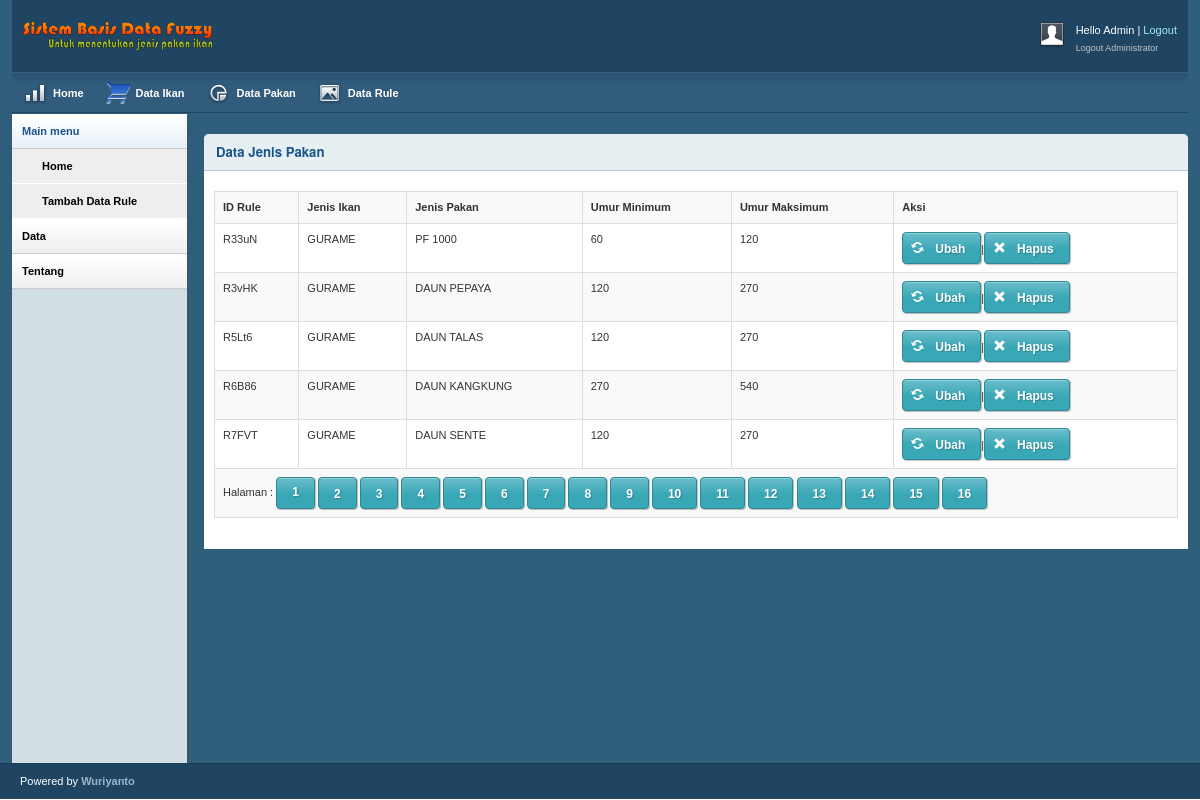
The app's page /page/data_rule.php (signed in) with its own data.
### tables this page shows
CREATE TABLE IF NOT EXISTS `rule_ikan_pakan` (
  `id` varchar(10) NOT NULL,
  `kode_jenis_ikan` varchar(10) NOT NULL,
  `kode_jenis_pakan` varchar(10) NOT NULL,
  `umur_min` double NOT NULL,
  `umur_max` double NOT NULL,
  PRIMARY KEY (`id`)
);

CREATE TABLE IF NOT EXISTS `jenis_ikan` (
  `kode` varchar(10) NOT NULL,
  `nama_jenis` varchar(50) NOT NULL,
  `keterangan` text NOT NULL,
  PRIMARY KEY (`kode`)
);

CREATE TABLE IF NOT EXISTS `jenis_pakan` (
  `kode_pakan` varchar(10) NOT NULL,
  `kode_tipe` varchar(10) NOT NULL,
  `nama_pakan` varchar(50) NOT NULL,
  `harga` double NOT NULL,
  PRIMARY KEY (`kode_pakan`)
);

### page/db/koneksi_db.php (called while the page is built, shortened)
<?php
final class DbKoneksi {
    public static function connect_db() {
        $host = 'localhost';
        $username = 'root';
        $password = '';
        $database_name = 'fuzzy_ikan_web';
        $con = new mysqli($host, $username, $password, $database_name);
        return $con;
    }
}

### page/model/rule_ikan_pakan_model.php (called while the page is built, shortened)
<?php
include_once "./db/koneksi_db.php";
class Rule_ikan_pakan {
    private $id;
    private $kode_jenis_ikan;
    private $kode_jenis_pakan;
    private $umur_min;
    private $umur_max;
    public function getId() {
        return $this->id;
    }
    public function getKode_jenis_ikan() {
        return $this->kode_jenis_ikan;
    }
    public function getKode_jenis_pakan() {
        return $this->kode_jenis_pakan;
    }
    public function getUmur_min() {
        return $this->umur_min;
    }
    public function getUmur_max() {
        return $this->umur_max;
    }
    public function setId($id) {
        $this->id = $id;
    }
    public function setKode_jenis_ikan($kode_jenis_ikan) {
        $this->kode_jenis_ikan = $kode_jenis_ikan;
    }
    public function setKode_jenis_pakan($kode_jenis_pakan) {
        $this->kode_jenis_pakan = $kode_jenis_pakan;
    }
    public function setUmur_min($umur_min) {
        $this->umur_min = $umur_min;
    }
    public function setUmur_max($umur_max) {
        $this->umur_max = $umur_max;
    }
}
class Rule_ikan_pakan_dao_impl implements Rule_ikan_pakan_dao {
    private $con;
    public function __construct() {
        $this->con = DbKoneksi::connect_db();
    }
    public function jumlah_data() {
        $jml = 0;
        $query = "SELECT COUNT(*) AS JUMLAH FROM rule_ikan_pakan";
        $sql = $this->con->query($query);
        while ($res = $sql->fetch_assoc()) {
            $jml = $res['JUMLAH'];
        }
        return $jml;
    }
    public function find_all_limit($start, $batch) {
        $hasil = array();
        $query = "SELECT id, nama_jenis, nama_pakan, umur_min, umur_max FROM rule_ikan_pakan, jenis_ikan, jenis_pakan WHERE rule_ikan_pakan.kode_jenis_ikan = jenis_ikan.kode AND rule_ikan_pakan.kode_jenis_pakan = jenis_pakan.kode_pakan LIMIT ?, ?";
        $prep = $this->con->prepare($query);
        $prep->bind_param("ii", $start, $batch);
        $prep->execute();
        $prep->bind_result($id_res, $kode_jenis_ikan_res, $kode_jenis_pakan_res, $umur_min_res, $umur_max_res);
        while ($prep->fetch()) {
            $r = new Rule_ikan_pakan();
            $r->setId($id_res);
            $r->setKode_jenis_ikan($kode_jenis_ikan_res);
            $r->setKode_jenis_pakan($kode_jenis_pakan_res);
            $r->setUmur_min($umur_min_res);
            $r->setUmur_max($umur_max_res);
            $hasil[] = $r;
        }
        return $hasil;
    }
}

### page/data_rule.php (the view, shortened to what this page needs)
<!DOCTYPE html PUBLIC "-//W3C//DTD XHTML 1.0 Strict//EN" "http://www.w3.org/TR/xhtml1/DTD/xhtml1-strict.dtd">
<html xmlns="http://www.w3.org/1999/xhtml">
    <head>
        <link rel="stylesheet" href="../styles/bootstrap/bootstrap.css" type="text/css"/>
        <link rel="stylesheet" type="text/css" href="../styles/reset.css" media="screen" />
        <link rel="stylesheet" type="text/css" href="../styles/text.css" media="screen" />
        <link rel="stylesheet" type="text/css" href="../styles/grid.css" media="screen" />
        <link rel="stylesheet" type="text/css" href="../styles/layout.css" media="screen" />
        <link rel="stylesheet" type="text/css" href="../styles/nav.css" media="screen" />
        <link rel="stylesheet" type="text/css" href="../styles/jquery.jqplot.min.css" />
    </head>
    <body>
        <div class="container_12">
            <div class="grid_12 header-repeat">
                <div id="branding">
                    <div class="floatleft">
                        <img src="../images/logo.png" alt="Logo" /></div>
                    <div class="floatright">
                        <div class="floatleft">
                            <img src="../images//img-profile.jpg" alt="Profile Pic" /></div>
                        <div class="floatleft marginleft10">
                            <ul class="inline-ul floatleft">
                                <li>Hello Admin</li>
                                <li><a href="logout_admin.php" onclick="return confirm('Anda yakin ?')">Logout</a></li>
                            </ul>
                            <br />
                            <span class="small grey">Logout Administrator</span>
                        </div>
                    </div>
                </div>
            </div>
            <div class="grid_12">
                <ul class="nav main">
                    <li class="ic-dashboard"><a href="home_admin.php"><span>Home</span></a> </li>
                    <li class="ic-data-ikan"><a href="data_ikan.php"><span>Data Ikan</span></a></li>
                    <li class="ic-charts"><a href="data_pakan.php"><span>Data Pakan</span></a></li>
                    <li class="ic-gallery"><a href="data_rule.php"><span>Data Rule</span></a></li>
                </ul>
            </div>
            <div class="grid_2">
                <div class="box sidemenu">
                    <div class="block" id="section-menu">
                        <ul class="section menu">
                            <li><a class="menuitem">Main menu</a>
                                <ul class="submenu">
                                    <li><a href="home_admin.php">Home</a> </li>
                                    <li><a href="tambah_data_rule.php">Tambah Data Rule</a></li>
                                </ul>
                            </li>
                            <li><a class="menuitem">Data</a>
                            </li>
                            <li><a class="menuitem">Tentang</a>
                            </li>
                        </ul>
                    </div>
                </div>
            </div>
            <div class="grid_10">
                <div class="box round first">
                    <h2>Data Jenis Pakan</h2>
                    <div class="block">
                        <table class="table table-bordered table-hover table-striped">
                            <tr>
                                <th>ID Rule</th>
                                <th>Jenis Ikan</th>
                                <th>Jenis Pakan</th>
                                <th>Umur Minimum</th>
                                <th>Umur Maksimum</th>
                                <th>Aksi</th>
                            </tr>
                            <?php
                            include_once "../page/model/jenis_pakan_model.php";
                            include_once "../page/model/rule_ikan_pakan_model.php";
                            $rd = new Rule_ikan_pakan_dao_impl();
                            $jumlah_data = $rd->jumlah_data();
                            $page = filter_input(INPUT_GET, 'page');
                            $batch = 5;
                            $pages = ceil($jumlah_data / $batch);
                            if (!$page)
                                $page = 1;
                            $start = ($page - 1) * $batch;
                            $list_rule = $rd->find_all_limit($start, $batch);
                            for ($i = 0; $i < count($list_rule); $i++) {
                                $r = $list_rule[$i];
                                $id_rule = $r->getId();
                                $kode_ikan = $r->getKode_jenis_ikan();
                                $kode_pakan = $r->getKode_jenis_pakan();
                                $umur_min = $r->getUmur_min();
                                $umur_max = $r->getUmur_max();
                                $token = md5(md5($id_rule) . md5("kata diacak"));
                                echo "<tr><td>$id_rule</td><td>$kode_ikan</td><td>$kode_pakan</td><td>$umur_min</td><td>$umur_max</td>"
                                . "<td><a href='ubah_data_rule.php?id_rule=$id_rule&token=$token' class='btn-icon btn-teal btn-refresh'><span></span>Ubah</a>|<a href='hapus_data_rule.php?id_rule=$id_rule&token=$token' class='btn-icon btn-teal btn-cross'><span></span>Hapus</a></td></tr>";
                                $start++;
                            }
                            if ($pages > 1) {
                                echo '<tr>';
                                echo "<td colspan='6'>Halaman : ";
                                for ($i = 1; $i <= $pages; $i++) {
                                    if ($i != ceil($start / $batch)) {
                                        echo " <a href='data_rule.php?page=$i' class='btn btn-teal'>$i</a> ";
                                    } else {
                                        echo " <button class='btn btn-teal'>$i</button> ";
                                    }
                                }
                                echo '</td>';
                                echo '</tr>';
                            }
                            ?>
                        </table>
                    </div>
                </div>
            </div>
        </div>
        <div id="site_info">
            <p>
                Powered by <a href="https://www.facebook.com/wuriyanto" target="blank">Wuriyanto</a>
            </p>
        </div>
    </body>
</html>

### styles/grid.css (style rules this page uses)
.container_12, .container_16 { width: 100%; }
.grid_1, .grid_2, .grid_3, .grid_4, .grid_5, .grid_6, .grid_7, .grid_8, .grid_9, .grid_10, .grid_11, .grid_12, .grid_13, .grid_14, .grid_15, .grid_16 { display: inline; float: left; margin-left: 1%; margin-right: 1%; }
.container_12 .grid_12, .container_16 .grid_16 { width: 98%; }
.container_12 .grid_2 { width: 14.666%; }
.container_12 .grid_10 { width: 81.333%; }

### styles/layout.css (style rules this page uses)
body { background: #fff; color: #333; font-size: 11px; padding: 0 0 0px; }
.floatleft { float:left; }
.floatright { float:right; }
.small { font-size:9px; }
.inline-ul li { display:inline; color:#fff; }
.marginleft10 { margin-left:10px; }
.grey { color:#C2C2C2; }
a { color: #000; font-weight:bold; text-decoration: none; }
.container_12, .container_16 { background:#2E5E79; }
h1, h2, h3, h4, h5, h6 { line-height:1.2em; margin-bottom:.3em; }
h2 { margin-top:1em; }
#branding { font-weight:normal; text-align:left; padding:2em 1em 1.6em 1em; margin-bottom:0; }
.header-repeat { background:url(../images/header-repeat.jpg) repeat-x; }
#branding a { color:#A1EAFF; font-weight:normal; }
#branding a:before { content:" | "; color:#fff; }
#branding ul, #branding ul li { margin:0px; padding:0px; }
#branding li { padding:0px 0px 0px 0px !important; }
.box { background:#fff; margin-bottom:20px; padding:10px 10px 10px 10px; margin-left:-8px; }
.box.round { -moz-border-radius: 5px 5px 0px 0px; -webkit-border-radius: 5px 5px 0px 0px; border-radius: 5px 5px 0px 0px; }
.box h2 { font-size:1.2em; font-weight:bold; color:#1B548D; background:#E6F0F3; margin:-10px -10px 0 -10px; padding:10px 12px; border-bottom:1px solid #B3CBD6; -moz-border-radius: 5px 5px 0px 0px; -webkit-border-radius: 5px 5px 0px 0px; border-radius: 5px 5px 0px 0px; }
.box.first { margin-top:20px; }
.block { padding-top:20px; }
.box.sidemenu { background-color:#D1DEE4; border-right:1px solid #3A5665; padding:0px; margin:0px; cursor:pointer; }
.box.sidemenu .block { padding-top:0px; margin-top:0px; }
p { margin-bottom:1em; }
ul, ol { padding-top:0; }
ul.menu { list-style:none; border-top:1px solid #bbb; }
ul.menu li { margin:0; }
ul.menu li a { display:block; padding:4px 10px; border-bottom:1px solid #ccc; }
ul.menu ul { list-style:none; margin:0; }
ul.menu ul li a { padding-left:30px; }
ul.section { border-top:0; margin-bottom:0; }
ul.section li a { background:url(../images/sidemenu-repeat.jpg) repeat-x; line-height:26px; }
ul.section li li a { background:#ddd; border-bottom:1px solid #eee; }
ul.section ul li { text-transform:none; }
ul.section ul.current li a { background:#eee; border-bottom:1px solid #fff; }
ul.section li a.current { color:#1B548D; background:url(../images/sidemenu-repeat-hover.jpg) repeat-x; }
#site_info { color:#fff; background:#204562; border-top:1px solid #1d3b53; padding-left:20px; }
#site_info p { line-height:35px; margin-bottom:0px; }
#site_info a { color:#9ab6cc; }
.block { padding-bottom:1px; }
.btn, .btn-icon, .btn-mini { background-repeat: repeat-x; color: #FFF; font-weight: bold; display: inline-block; text-decoration: none; border-width: 1px; border-style: solid; padding: 0 15px 4px; *padding: 0 7px 4px; margin: 0; text-shadow: 1px 1px 1px rgba(0,0,0,.2); -moz-box-shadow: 1px 1px 1px rgba(0,0,0,.25); -webkit-box-shadow: 1px 1px 1px rgba(0,0,0,.25); -moz-border-radius: 4px; -webkit-border-radius: 4px; filter: progid:DXImageTransform.Microsoft.Shadow(color=#999999,direction=135,strength=2); cursor: pointer; position: relative; }
.btn, .btn-icon { background-position: 0 -80px; font-size: 12px; height: 32px; line-height: 29px; }
a.btn, a.btn-icon { height: 32px; line-height: 32px; padding-bottom: 0; }
.btn, .btn-icon, .btn-mini, .btn:visited, .btn-icon:visited, .btn-mini:visited { background-image: url(../images/bg-lite.png); background-color: #F90; border-color: #D58000; color: #FFF; }
.btn-teal, .btn-teal:visited { background-color: #39A7B6; border-color: #2E8794; }
.btn-blue, .btn-black, .btn-purple, .btn-navy, .btn-maroon, .btn-teal, .btn-grey { background-image: url(../images/bg-dark.png) !important; }
.btn-icon { padding-left: 32px !important; }
.btn-icon span { background-image: url(../images/btn-icons.png); background-repeat: no-repeat; background-position: 0 0; width: 16px; height: 16px; position: absolute; left: 6px; top: 6px; }
.btn-refresh span { background-position: -48px -16px; }
.btn-cross span { background-position: -112px -16px; }

### records on screen
rule_ikan_pakan: id "R33uN", kode_jenis_ikan.nama_jenis "GURAME", kode_jenis_pakan.nama_pakan "PF 1000", umur_min "60", umur_max "120"
rule_ikan_pakan: id "R3vHK", kode_jenis_ikan.nama_jenis "GURAME", kode_jenis_pakan.nama_pakan "DAUN PEPAYA", umur_min "120", umur_max "270"
rule_ikan_pakan: id "R5Lt6", kode_jenis_ikan.nama_jenis "GURAME", kode_jenis_pakan.nama_pakan "DAUN TALAS", umur_min "120", umur_max "270"
rule_ikan_pakan: id "R6B86", kode_jenis_ikan.nama_jenis "GURAME", kode_jenis_pakan.nama_pakan "DAUN KANGKUNG", umur_min "270", umur_max "540"
rule_ikan_pakan: id "R7FVT", kode_jenis_ikan.nama_jenis "GURAME", kode_jenis_pakan.nama_pakan "DAUN SENTE", umur_min "120", umur_max "270"
